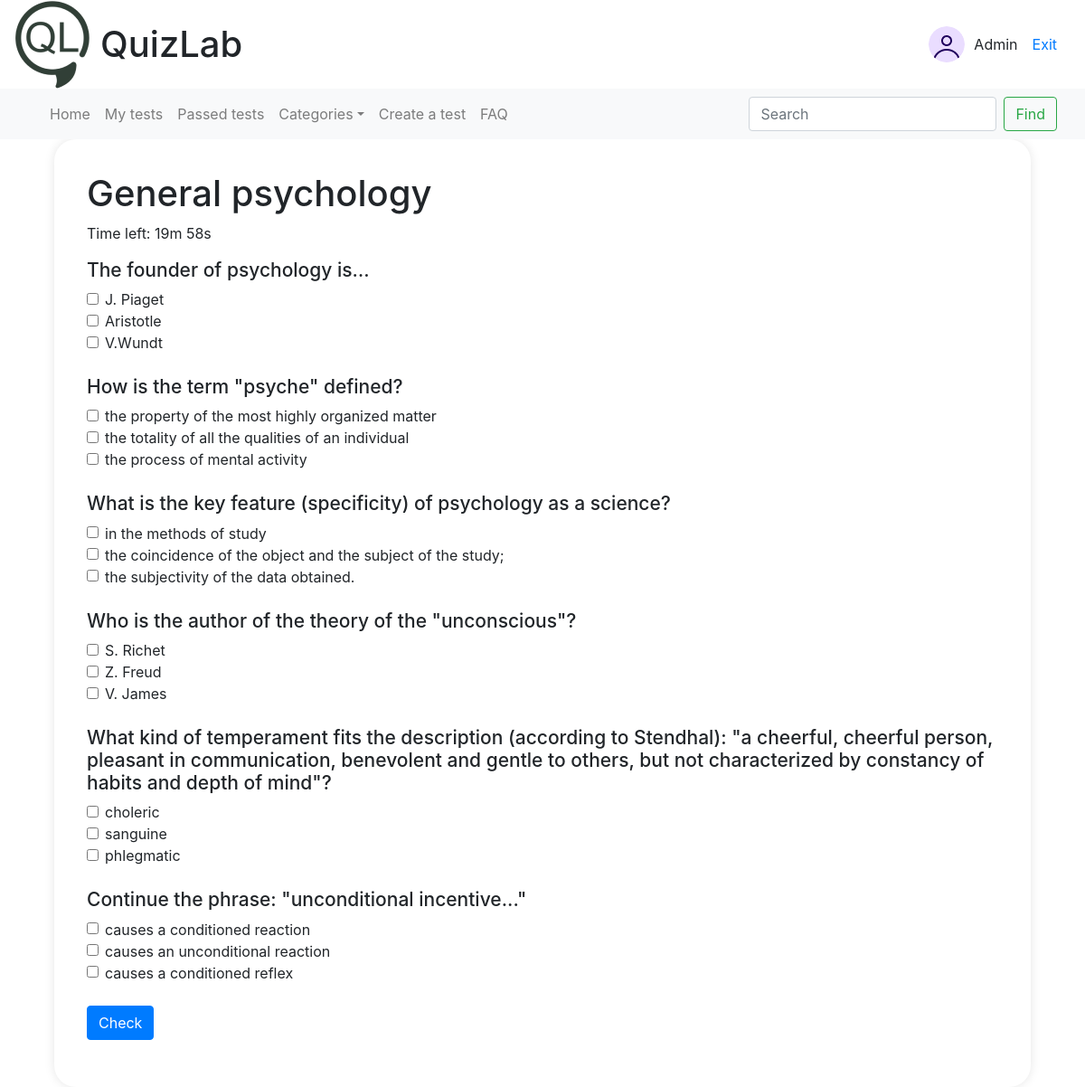
Screenshot of /test/12/passing_the_test/ (signed in) with the database file from the repository.
### test/models.py (models this page shows, shortened)
class Test(models.Model):
    name = models.CharField(max_length=100)
    time_for_pass = models.IntegerField()
    author = models.ForeignKey(User, on_delete=models.CASCADE)
    category = models.ForeignKey(Category, on_delete=models.CASCADE)
    class Meta:
        verbose_name = 'Тест'
        verbose_name_plural = 'Тесты'

class Question(models.Model):
    name = models.CharField(max_length=100)
    test = models.ForeignKey(Test, on_delete=models.CASCADE)
    class Meta:
        ordering = ['id']
        verbose_name = 'Вопрос'
        verbose_name_plural = 'Вопросы'

class Answer(models.Model):
    name = models.CharField(max_length=100)
    correct = models.BooleanField(default=False)
    question = models.ForeignKey(Question, on_delete=models.CASCADE)
    class Meta:
        verbose_name = 'Ответ'
        verbose_name_plural = 'Ответы'

### test/views.py (the view, shortened to what this page needs)
# urls.py: path('test/<int:id>/passing_the_test/', views.passing_the_test, name='passing_the_test'),
@login_required
def passing_the_test(request, id):
    test = get_object_or_404(Test, id=id)
    questions = test.question_set.all()
    time_for_pass = test.time_for_pass
    result = None
    user_answers = []
    context = {
        'test': test,
        'questions': questions,
        'user_answers': user_answers,
        'result': result,
        'time_for_pass': time_for_pass
    }
    return render(request, 'test/passing_the_test.html', context)

### test/templates/test/passing_the_test.html (shortened to what this page needs)
{% extends 'test/base.html' %}
{% block content %}
    <h1>{{ test.name }}</h1>
    <p id="countdown">Time left: {{ time_for_pass }}</p>
    <form id="testForm" method="post" action="/test/{{ test.id }}/results/">
        {% for question in questions %}
            <h2 class="question-text">{{ question.name }}</h2>
            {% for answer in question.answer_set.all %}
                <div class="form-check">
                    <input type="checkbox"
                           name="answer_{{ question.id }}"
                           class="form-check-input"
                           id="answer{{ answer.id }}"
                           value="{{ answer.id }}"
                           {% if answer.id in user_answers %}checked{% endif %}>
                    <label for="answer{{ answer.id }}" class="form-check-label">{{ answer.name }}</label>
                </div>
            {% endfor %}
            <br>
        {% endfor %}
        <button type="submit" class="btn btn-primary">Check</button>
    </form>
{% endblock %}

### test/templates/test/base.html (shortened to what this page needs)
{% load static %}
<html lang="en">
<head>
    <link rel="stylesheet" href="//maxcdn.bootstrapcdn.com/bootstrap/4.3.1/css/bootstrap.min.css">
    <link rel="stylesheet" href="//maxcdn.bootstrapcdn.com/bootstrap/4.3.1/css/bootstrap-theme.min.css">
</head>
<body>
    <header class="header container-fluid">
        <div class="row align-items-center">
            <div class="col-8 col-md-6 d-flex align-items-center">
                <img src="{% static 'test/img/Logo.png' %}" alt="Иконка сайта" class="site-icon">
                <h1 class="site-title"><a href="/">QuizLab</a></h1>
            </div>
            {% if user.is_authenticated %}
            <div class="col-4 col-md-6 d-flex justify-content-end align-items-center">
                <div class="user-card d-flex align-items-center">
                    <img src="{% static 'test/img/avatar.png' %}" alt="Profile photo" class="profile-photo">
                    <span>{{ user.username }}</span>
                    <a class="nav-link" href="/account/logout/">Exit</a>
                </div>
            </div>
        </div>
    </header>
    <nav id="navbar-example2" class="navbar navbar-expand-lg navbar-light bg-light container-fluid">
        <div class="container-fluid">
            <div class="navbar-collapse">
                <ul class="navbar-nav mr-auto">
                    <li class="nav-item">
                        <a class="nav-link" href="/">Home</a>
                    </li>
                    <li class="nav-item">
                        <a class="nav-link" href="{% url 'my_tests' %}">My tests</a>
                    </li>
                    <li class="nav-item">
                        <a class="nav-link" href="/test/passed_tests">Passed tests</a>
                    </li>
                    <li class="nav-item dropdown">
                        <a class="nav-link dropdown-toggle" href="#">Categories</a>
                    </li>
                    <li class="nav-item">
                        <a class="nav-link" href="{% url 'create_test' %}">Сreate a test</a>
                    </li>
                    <li class="nav-item">
                        <a class="nav-link" href="{% url 'FAQ' %}">FAQ</a>
                    </li>
                </ul>
                <form class="form-inline my-2 my-lg-0" action="{% url 'search_tests' %}" method="get">
                    <input class="form-control mr-sm-2" type="text" name="q" placeholder="Search" aria-label="Search">
                    <button class="btn btn-outline-success my-2 my-sm-0" type="submit">Find</button>
                </form>
            </div>
        </div>
    </nav>
{% endif %}
    <div class="container">
        {% block content %}
        {% endblock %}
    </div>
</body>
</html>

### rows the page displays
Test: name "General psychology"
Question: name "The founder of psychology is…"
Answer: name "J. Piaget"
Answer: name "Aristotle"
Answer: name "V.Wundt"
Question: name "How is the term \"psyche\" defined?"
Answer: name "the property of the most highly organized matter"
Answer: name "the totality of all the qualities of an individual"
Answer: name "the process of mental activity"
Question: name "What is the key feature (specificity) of psychology as a science?"
Answer: name "in the methods of study"
Answer: name "the coincidence of the object and the subject of the study;"
Answer: name "the subjectivity of the data obtained."
Question: name "Who is the author of the theory of the \"unconscious\"?"
Answer: name "S. Richet"
Answer: name "Z. Freud"
Answer: name "V. James"
Question: name "What kind of temperament fits the description (according to Stendhal): \"a cheerful, cheerful person, pleasant in communication, benevolent and gentle to others, but not characterized by constancy of habits and depth of mind\"?"
Answer: name "choleric"
Answer: name "sanguine"
Answer: name "phlegmatic"
Question: name "Continue the phrase: \"unconditional incentive...\""
Answer: name "causes a conditioned reaction"
Answer: name "causes an unconditional reaction"
Answer: name "causes a conditioned reflex"

### other values shown
{{ user.username }} "Admin"
